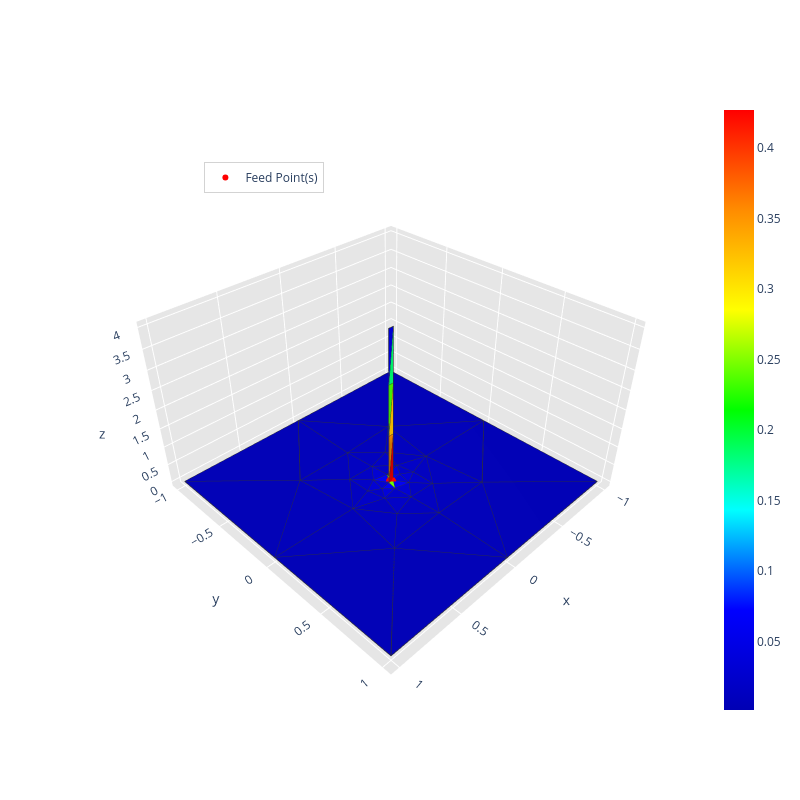
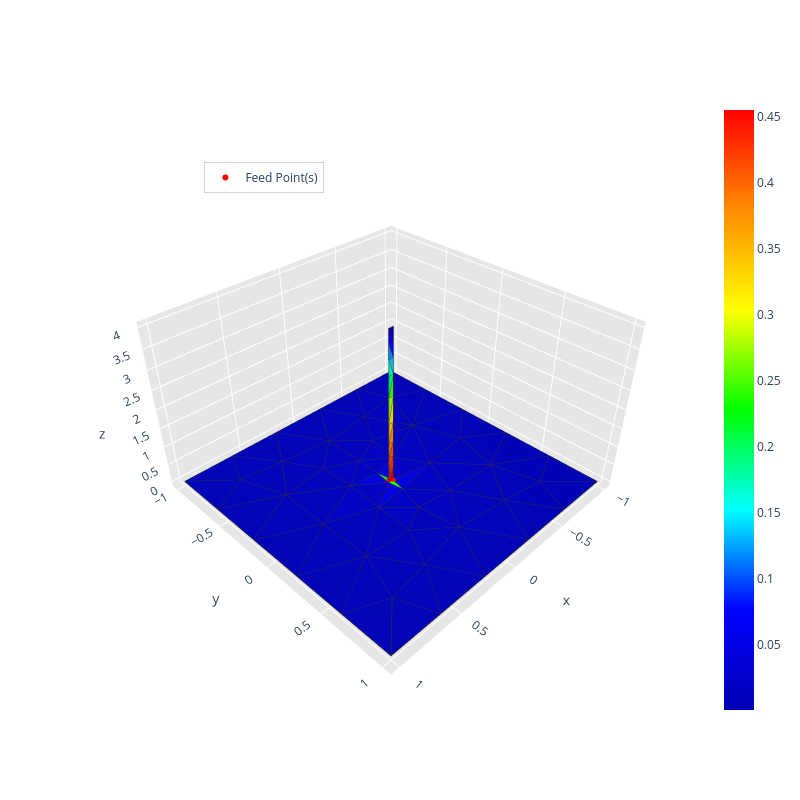
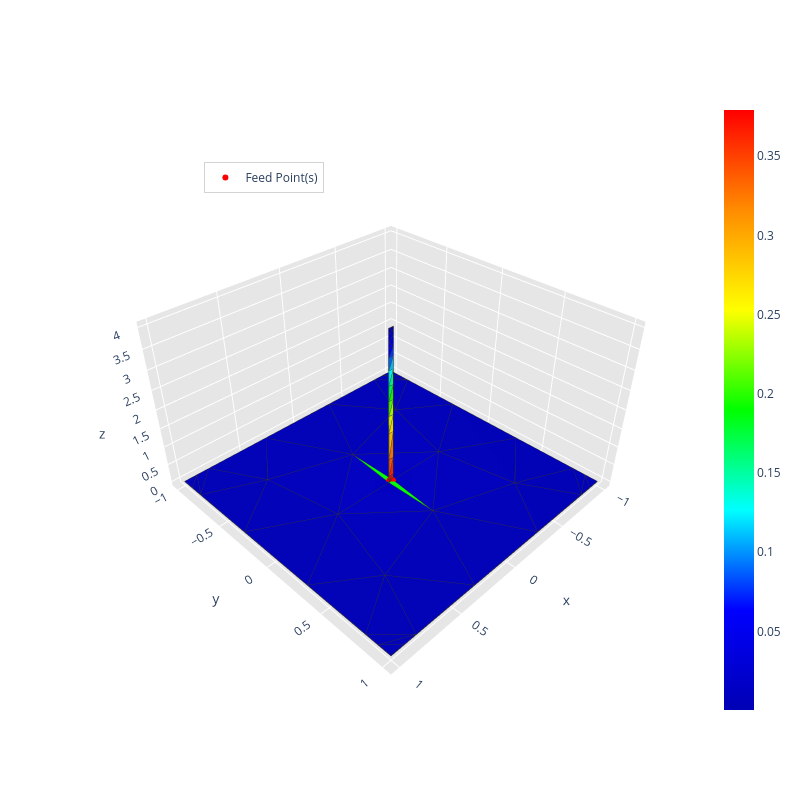
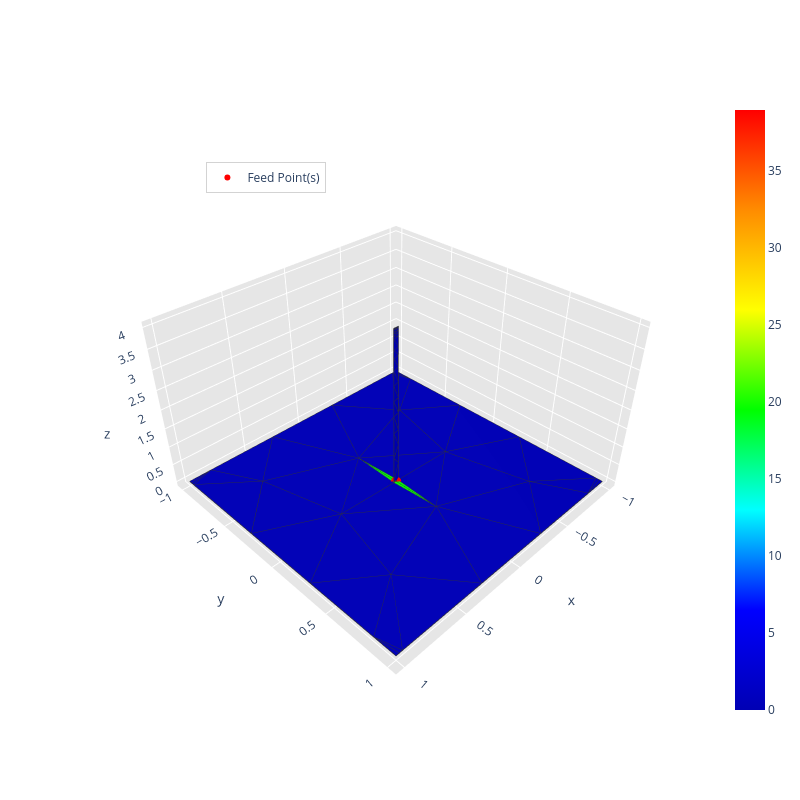

Notebook code cell kept with these figures, in order:
### Code cell
feed_point = np.array([[0, 0, 0]])

run_radiation_refinement(config, grid_points, radius_vicinity, path, frequency, feed_point, monopole=True)

### Figure 1 — Plotly figure (JSON) as saved in the notebook; plotly's stock layout.template omitted (floating-point values rounded to 4 significant figures; data arrays with more than 128 entries replaced by an {"elided": "..."} marker saying what was removed)
{"data": [{"facecolor": ["rgb(0, 0, 187)", "rgb(0, 0, 187)", "rgb(0, 0, 209)", "rgb(0, 0, 209)", "rgb(0, 0, 183)", "rgb(0, 0, 183)", "rgb(0, 0, 180)", "rgb(0, 0, 180)", "rgb(0, 0, 180)", "rgb(0, 0, 180)", "rgb(0, 0, 189)", "rgb(0, 0, 189)", "rgb(0, 0, 180)", "rgb(0, 0, 180)", "rgb(0, 0, 180)", "rgb(0, 0, 180)", "rgb(0, 0, 185)", "rgb(0, 0, 185)", "rgb(0, 0, 183)", "rgb(0, 0, 183)", "rgb(0, 0, 195)", "rgb(0, 0, 195)", "rgb(0, 0, 185)", "rgb(0, 0, 185)", "rgb(0, 0, 239)", "rgb(0, 0, 239)", "rgb(0, 0, 183)", "rgb(0, 0, 183)", "rgb(0, 0, 183)", "rgb(0, 0, 183)", "rgb(0, 0, 195)", "rgb(0, 0, 195)", "rgb(0, 0, 237)", "rgb(0, 0, 237)", "rgb(0, 0, 197)", "rgb(0, 0, 197)", "rgb(0, 0, 193)", "rgb(0, 0, 193)", "rgb(0, 0, 188)", "rgb(0, 0, 188)", "rgb(0, 0, 190)", "rgb(0, 0, 190)", "rgb(0, 0, 196)", "rgb(0, 0, 196)", "rgb(0, 0, 195)", "rgb(0, 0, 195)", "rgb(0, 0, 208)", "rgb(0, 0, 208)", "rgb(0, 0, 187)", "rgb(0, 0, 187)", "rgb(0, 0, 207)", "rgb(0, 0, 207)", "rgb(0, 0, 213)", "rgb(0, 0, 213)", "rgb(108, 255, 0)", "rgb(108, 255, 0)", "rgb(0, 0, 187)", "rgb(0, 0, 187)", "rgb(255, 0, 0)", "rgb(255, 145, 0)", "rgb(0, 0, 226)", "rgb(0, 255, 113)", "rgb(71, 255, 0)", "rgb(255, 195, 0)"], "i": [22, 25, 34, 35, 13, 14, 4, 14, 13, 7, 29, 32, 12, 5, 6, 15, 18, 19, 16, 17, 28, 31, 23, 20, 0, 1, 18, 19, 15, 12, 27, 26, 36, 38, 33, 30, 21, 24, 20, 23, 24, 21, 26, 27, 31, 28, 33, 30, 31, 28, 34, 35, 28, 31, 0, 1, 18, 19, 11, 11, 9, 10, 10, 11], "j": [32, 29, 36, 38, 32, 29, 16, 19, 18, 17, 30, 33, 16, 19, 18, 17, 24, 21, 32, 29, 38, 36, 25, 22, 39, 37, 23, 20, 23, 20, 31, 28, 37, 39, 34, 35, 35, 34, 27, 26, 26, 27, 39, 37, 33, 30, 36, 38, 32, 29, 39, 37, 39, 37, 37, 39, 32, 29, 0, 1, 2, 9, 8, 8], "k": [16, 17, 0, 1, 18, 19, 13, 5, 6, 14, 21, 24, 4, 12, 15, 7, 23, 20, 13, 14, 30, 33, 17, 16, 34, 35, 15, 12, 17, 16, 22, 25, 0, 1, 24, 21, 27, 26, 22, 25, 23, 20, 28, 31, 32, 29, 34, 35, 22, 25, 26, 27, 38, 36, 1, 0, 24, 21, 1, 8, 3, 3, 9, 10], "name": "", "type": "mesh3d", "x": [-0.02, 0.02, 0.02, -0.02, -1.0, 1.0, -1.0, 1.0, 0.02, 0.02, -0.02, -0.02, 0.0, -1.0, 1.0, 0.0, -0.4311, 0.4311, -0.4348, 0.4348, -0.0002376, 0.186, -0.1982, 0.0002376, -0.186, 0.1982, 0.01771, -0.01771, 0.1525, 0.371, 0.181, -0.1525, -0.371, -0.181, -0.07648, 0.07648, -0.09718, -0.03193, 0.09718, 0.03193], "y": [0.0, 0.0, 0.0, 0.0, -1.0, -1.0, 1.0, 1.0, 0.0, 0.0, 0.0, 0.0, -1.0, 0.0, 0.0, 1.0, -0.4609, 0.4609, 0.4475, -0.4475, -0.4432, -0.2165, -0.2557, 0.4432, 0.2165, 0.2557, 0.2077, -0.2077, 0.09206, 0.01718, -0.04067, -0.09206, -0.01718, 0.04067, 0.09575, -0.09575, -0.01102, -0.07037, 0.01102, 0.07037], "z": [0.0, 0.0, 4.0, 4.0, 0.0, 0.0, 0.0, 0.0, 1.333, 2.667, 2.667, 1.333, 0.0, 0.0, 0.0, 0.0, 0.0, 0.0, 0.0, 0.0, 0.0, 0.0, 0.0, 0.0, 0.0, 0.0, 0.0, 0.0, 0.0, 0.0, 0.0, 0.0, 0.0, 0.0, 0.0, 0.0, 0.0, 0.0, 0.0, 0.0]}, {"line": {"color": "rgb(50, 50, 50)", "width": 1.5}, "mode": "lines", "showlegend": false, "type": "scatter3d", "x": {"elided": "320 float values"}, "y": {"elided": "320 float values"}, "z": {"elided": "320 float values"}}, {"hoverinfo": "none", "marker": {"color": [0.001481, 0.427], "colorscale": [[0, "rgb(0, 0, 180)"], [0.1667, "rgb(0, 0, 255)"], [0.3333, "rgb(0, 255, 255)"], [0.5, "rgb(0, 255, 0)"], [0.6667, "rgb(255, 255, 0)"], [0.8333, "rgb(255, 140, 0)"], [1, "rgb(255, 0, 0)"]], "showscale": true, "size": 0.1}, "mode": "markers", "showlegend": false, "type": "scatter3d", "x": [-0.02], "y": [0.0], "z": [0.0]}, {"marker": {"color": "red", "size": 6, "symbol": "circle"}, "mode": "markers+text", "name": "Feed Point(s)", "type": "scatter3d", "x": [0], "y": [0], "z": [0]}], "layout": {"height": 800, "legend": {"bgcolor": "rgba(255,255,255,0.7)", "bordercolor": "lightgray", "borderwidth": 1, "x": 0.2, "xanchor": "left", "y": 0.9, "yanchor": "top"}, "scene": {"aspectratio": {"x": 0.5, "y": 0.5, "z": 0.3}, "camera": {"eye": {"x": 0.65, "y": 0.65, "z": 0.65}}, "xaxis": {"backgroundcolor": "rgb(230, 230, 230)", "gridcolor": "rgb(255, 255, 255)", "showbackground": true, "zerolinecolor": "rgb(255, 255, 255)"}, "yaxis": {"backgroundcolor": "rgb(230, 230, 230)", "gridcolor": "rgb(255, 255, 255)", "showbackground": true, "zerolinecolor": "rgb(255, 255, 255)"}, "zaxis": {"backgroundcolor": "rgb(230, 230, 230)", "gridcolor": "rgb(255, 255, 255)", "showbackground": true, "zerolinecolor": "rgb(255, 255, 255)"}}, "title": {"text": ""}, "width": 800}}

### Figure 2 — Plotly figure (JSON) as saved in the notebook; plotly's stock layout.template omitted (floating-point values rounded to 4 significant figures; data arrays with more than 128 entries replaced by an {"elided": "..."} marker saying what was removed)
{"data": [{"facecolor": ["rgb(0, 0, 184)", "rgb(0, 0, 185)", "rgb(0, 0, 184)", "rgb(0, 0, 188)", "rgb(0, 0, 184)", "rgb(0, 0, 185)", "rgb(0, 0, 184)", "rgb(0, 0, 218)", "rgb(0, 0, 190)", "rgb(0, 0, 187)", "rgb(0, 0, 183)", "rgb(0, 0, 180)", "rgb(0, 0, 180)", "rgb(0, 0, 180)", "rgb(0, 0, 180)", "rgb(0, 0, 183)", "rgb(0, 0, 183)", "rgb(0, 0, 182)", "rgb(0, 0, 183)", "rgb(0, 0, 183)", "rgb(0, 0, 182)", "rgb(0, 0, 182)", "rgb(0, 0, 190)", "rgb(0, 0, 181)", "rgb(0, 0, 181)", "rgb(0, 0, 181)", "rgb(0, 0, 181)", "rgb(0, 0, 181)", "rgb(0, 0, 181)", "rgb(0, 0, 181)", "rgb(0, 0, 181)", "rgb(0, 0, 184)", "rgb(0, 0, 183)", "rgb(0, 0, 183)", "rgb(0, 0, 183)", "rgb(0, 0, 183)", "rgb(0, 0, 183)", "rgb(0, 0, 183)", "rgb(0, 0, 183)", "rgb(0, 0, 184)", "rgb(0, 0, 181)", "rgb(0, 0, 181)", "rgb(0, 0, 181)", "rgb(0, 0, 181)", "rgb(0, 0, 181)", "rgb(0, 0, 181)", "rgb(0, 0, 181)", "rgb(0, 0, 181)", "rgb(0, 0, 185)", "rgb(0, 0, 185)", "rgb(0, 0, 184)", "rgb(0, 0, 187)", "rgb(0, 0, 182)", "rgb(0, 0, 182)", "rgb(0, 0, 182)", "rgb(0, 0, 182)", "rgb(0, 0, 182)", "rgb(0, 0, 182)", "rgb(0, 0, 182)", "rgb(0, 0, 182)", "rgb(0, 0, 182)", "rgb(0, 0, 182)", "rgb(0, 0, 182)", "rgb(0, 0, 182)", "rgb(0, 0, 191)", "rgb(0, 0, 190)", "rgb(0, 0, 188)", "rgb(0, 0, 222)", "rgb(0, 0, 217)", "rgb(0, 0, 217)", "rgb(36, 255, 0)", "rgb(0, 255, 19)", "rgb(0, 0, 189)", "rgb(0, 0, 194)", "rgb(0, 0, 189)", "rgb(0, 0, 189)", "rgb(0, 0, 192)", "rgb(0, 0, 191)", "rgb(255, 0, 0)", "rgb(255, 35, 0)", "rgb(0, 0, 194)", "rgb(0, 0, 240)", "rgb(0, 13, 255)", "rgb(0, 199, 255)", "rgb(0, 137, 255)", "rgb(51, 255, 0)", "rgb(0, 255, 112)", "rgb(0, 255, 185)", "rgb(255, 225, 0)", "rgb(140, 255, 0)", "rgb(255, 143, 0)", "rgb(255, 192, 0)", "rgb(255, 88, 0)", "rgb(255, 122, 0)", "rgb(255, 47, 0)", "rgb(255, 74, 0)"], "i": [45, 52, 53, 56, 47, 50, 44, 4, 45, 54, 50, 22, 18, 14, 10, 40, 47, 21, 43, 44, 40, 9, 55, 19, 15, 13, 17, 9, 11, 21, 23, 49, 43, 40, 46, 45, 18, 44, 14, 43, 1, 2, 8, 20, 0, 16, 12, 3, 46, 48, 49, 51, 19, 15, 52, 54, 11, 23, 42, 41, 53, 56, 40, 43, 55, 64, 51, 65, 63, 5, 5, 4, 57, 57, 58, 48, 58, 64, 4, 39, 7, 32, 33, 34, 30, 35, 28, 29, 36, 27, 37, 26, 38, 25, 39, 24], "j": [64, 64, 65, 63, 63, 65, 56, 66, 65, 55, 53, 49, 45, 44, 46, 52, 56, 49, 54, 55, 46, 46, 63, 53, 56, 54, 52, 42, 40, 41, 43, 50, 49, 48, 47, 52, 53, 54, 56, 51, 59, 60, 61, 62, 61, 59, 60, 62, 58, 58, 57, 57, 62, 61, 59, 60, 59, 60, 61, 62, 62, 61, 59, 60, 66, 65, 66, 66, 67, 67, 66, 67, 65, 66, 63, 64, 67, 67, 5, 5, 32, 31, 31, 30, 31, 28, 29, 30, 27, 28, 26, 27, 25, 26, 24, 25], "k": [52, 48, 45, 55, 56, 53, 55, 55, 64, 51, 41, 21, 17, 13, 9, 48, 42, 41, 51, 54, 10, 42, 4, 18, 14, 12, 16, 8, 10, 20, 22, 41, 22, 46, 42, 17, 45, 13, 44, 49, 11, 23, 0, 3, 15, 1, 2, 19, 47, 46, 50, 49, 53, 56, 16, 12, 40, 43, 8, 20, 41, 42, 52, 54, 51, 5, 57, 5, 4, 64, 4, 5, 50, 65, 47, 58, 63, 58, 39, 24, 6, 6, 32, 33, 33, 34, 34, 34, 35, 35, 36, 36, 37, 37, 38, 38], "name": "", "type": "mesh3d", "x": [-1.0, 1.0, -1.0, 1.0, -0.02, 0.02, 0.02, -0.02, -0.6061, -0.2123, 0.2123, 0.6061, -1.0, -1.0, -1.0, -1.0, 1.0, 1.0, 1.0, 1.0, 0.6061, 0.2123, -0.2123, -0.6061, 0.02, 0.02, 0.02, 0.02, 0.02, 0.02, 0.02, 0.02, -0.02, -0.02, -0.02, -0.02, -0.02, -0.02, -0.02, -0.02, 0.3954, 0.3972, -0.3895, -0.3981, -0.7073, 0.6025, 0.001574, -0.2313, 0.2382, 0.007862, 0.2551, -0.2148, 0.5941, 0.5994, -0.6239, -0.3337, -0.5719, 0.053, 0.001488, 0.7192, -0.721, -0.7136, 0.7176, -0.1939, 0.2255, 0.2405, -0.001415, 0.004403], "y": [-1.0, -1.0, 1.0, 1.0, 0.0, 0.0, 0.0, 0.0, -1.0, -1.0, -1.0, -1.0, 0.6061, 0.2123, -0.2123, -0.6061, -0.6061, -0.2123, 0.2123, 0.6061, 1.0, 1.0, 1.0, 1.0, 0.0, 0.0, 0.0, 0.0, 0.0, 0.0, 0.0, 0.0, 0.0, 0.0, 0.0, 0.0, 0.0, 0.0, 0.0, 0.0, -0.6973, 0.6846, -0.6827, 0.6681, 0.01554, -0.01069, -0.6403, -0.422, -0.4343, 0.6208, 0.4143, 0.3471, -0.4004, 0.3841, 0.3719, 0.05147, -0.3395, 0.3137, -0.3142, -0.7401, 0.7234, -0.7253, 0.7272, -0.1747, -0.1592, 0.1285, 0.1151, -0.1244], "z": [0.0, 0.0, 0.0, 0.0, 0.0, 0.0, 4.0, 4.0, 0.0, 0.0, 0.0, 0.0, 0.0, 0.0, 0.0, 0.0, 0.0, 0.0, 0.0, 0.0, 0.0, 0.0, 0.0, 0.0, 0.3613, 0.7227, 1.121, 1.661, 2.339, 2.879, 3.277, 3.639, 3.639, 3.277, 2.878, 2.339, 1.661, 1.121, 0.7226, 0.3613, 0.0, 0.0, 0.0, 0.0, 0.0, 0.0, 0.0, 0.0, 0.0, 0.0, 0.0, 0.0, 0.0, 0.0, 0.0, 0.0, 0.0, 0.0, 0.0, 0.0, 0.0, 0.0, 0.0, 0.0, 0.0, 0.0, 0.0, 0.0]}, {"line": {"color": "rgb(50, 50, 50)", "width": 1.5}, "mode": "lines", "showlegend": false, "type": "scatter3d", "x": {"elided": "480 float values"}, "y": {"elided": "480 float values"}, "z": {"elided": "480 float values"}}, {"hoverinfo": "none", "marker": {"color": [0.000358, 0.4552], "colorscale": [[0, "rgb(0, 0, 180)"], [0.1667, "rgb(0, 0, 255)"], [0.3333, "rgb(0, 255, 255)"], [0.5, "rgb(0, 255, 0)"], [0.6667, "rgb(255, 255, 0)"], [0.8333, "rgb(255, 140, 0)"], [1, "rgb(255, 0, 0)"]], "showscale": true, "size": 0.1}, "mode": "markers", "showlegend": false, "type": "scatter3d", "x": [-1.0], "y": [-1.0], "z": [0.0]}, {"marker": {"color": "red", "size": 6, "symbol": "circle"}, "mode": "markers+text", "name": "Feed Point(s)", "type": "scatter3d", "x": [0], "y": [0], "z": [0]}], "layout": {"height": 800, "legend": {"bgcolor": "rgba(255,255,255,0.7)", "bordercolor": "lightgray", "borderwidth": 1, "x": 0.2, "xanchor": "left", "y": 0.9, "yanchor": "top"}, "scene": {"aspectratio": {"x": 0.5, "y": 0.5, "z": 0.3}, "camera": {"eye": {"x": 0.65, "y": 0.65, "z": 0.65}}, "xaxis": {"backgroundcolor": "rgb(230, 230, 230)", "gridcolor": "rgb(255, 255, 255)", "showbackground": true, "zerolinecolor": "rgb(255, 255, 255)"}, "yaxis": {"backgroundcolor": "rgb(230, 230, 230)", "gridcolor": "rgb(255, 255, 255)", "showbackground": true, "zerolinecolor": "rgb(255, 255, 255)"}, "zaxis": {"backgroundcolor": "rgb(230, 230, 230)", "gridcolor": "rgb(255, 255, 255)", "showbackground": true, "zerolinecolor": "rgb(255, 255, 255)"}}, "title": {"text": ""}, "width": 800}}

### Figure 3 — Plotly figure (JSON) as saved in the notebook; plotly's stock layout.template omitted (floating-point values rounded to 4 significant figures; data arrays with more than 128 entries replaced by an {"elided": "..."} marker saying what was removed)
{"data": [{"facecolor": ["rgb(0, 255, 6)", "rgb(0, 255, 6)", "rgb(0, 0, 181)", "rgb(0, 0, 181)", "rgb(0, 0, 181)", "rgb(0, 0, 181)", "rgb(0, 0, 180)", "rgb(0, 0, 180)", "rgb(0, 0, 180)", "rgb(0, 0, 180)", "rgb(0, 0, 190)", "rgb(0, 0, 190)", "rgb(0, 0, 190)", "rgb(0, 0, 190)", "rgb(0, 0, 181)", "rgb(0, 0, 181)", "rgb(0, 0, 181)", "rgb(0, 0, 181)", "rgb(0, 0, 181)", "rgb(0, 0, 181)", "rgb(0, 0, 181)", "rgb(0, 0, 181)", "rgb(0, 0, 182)", "rgb(0, 0, 183)", "rgb(0, 0, 183)", "rgb(0, 0, 182)", "rgb(0, 0, 186)", "rgb(0, 0, 186)", "rgb(0, 0, 186)", "rgb(0, 0, 186)", "rgb(0, 0, 182)", "rgb(0, 0, 183)", "rgb(0, 0, 182)", "rgb(0, 0, 183)", "rgb(0, 0, 180)", "rgb(0, 0, 180)", "rgb(0, 0, 180)", "rgb(0, 0, 180)", "rgb(0, 0, 181)", "rgb(0, 0, 181)", "rgb(0, 0, 181)", "rgb(0, 0, 181)", "rgb(0, 0, 181)", "rgb(0, 0, 181)", "rgb(0, 0, 181)", "rgb(0, 0, 181)", "rgb(0, 0, 243)", "rgb(0, 0, 202)", "rgb(255, 13, 0)", "rgb(255, 16, 0)", "rgb(255, 0, 0)", "rgb(255, 25, 0)", "rgb(255, 10, 0)", "rgb(255, 4, 0)", "rgb(0, 0, 227)", "rgb(0, 0, 214)", "rgb(0, 0, 184)", "rgb(0, 0, 196)", "rgb(0, 61, 255)", "rgb(0, 0, 253)", "rgb(0, 200, 255)", "rgb(0, 104, 255)", "rgb(0, 255, 137)", "rgb(0, 255, 254)", "rgb(27, 255, 0)", "rgb(0, 255, 79)", "rgb(172, 255, 0)", "rgb(78, 255, 0)", "rgb(255, 225, 0)", "rgb(221, 255, 0)", "rgb(255, 122, 0)", "rgb(255, 195, 0)", "rgb(255, 41, 0)", "rgb(255, 91, 0)"], "i": [5, 4, 23, 11, 29, 17, 24, 12, 30, 18, 4, 5, 57, 58, 22, 28, 10, 16, 25, 13, 31, 19, 60, 58, 57, 59, 58, 57, 60, 59, 24, 30, 18, 12, 9, 14, 2, 3, 22, 22, 25, 26, 10, 19, 15, 32, 47, 44, 56, 56, 5, 33, 4, 33, 47, 46, 45, 44, 48, 41, 49, 40, 50, 39, 51, 38, 52, 37, 53, 36, 54, 35, 34, 34], "j": [57, 58, 61, 64, 63, 62, 60, 58, 57, 59, 59, 60, 59, 60, 61, 63, 64, 62, 63, 61, 62, 64, 61, 64, 63, 62, 61, 62, 63, 64, 63, 62, 64, 61, 20, 1, 15, 27, 14, 13, 26, 27, 19, 20, 16, 15, 42, 45, 65, 33, 65, 34, 65, 65, 43, 43, 6, 6, 41, 42, 40, 41, 39, 40, 38, 39, 37, 38, 36, 37, 35, 36, 54, 35], "k": [4, 5, 22, 10, 28, 16, 23, 11, 29, 17, 58, 57, 4, 5, 13, 25, 19, 31, 24, 12, 30, 18, 23, 11, 29, 17, 60, 59, 57, 58, 60, 57, 59, 58, 0, 21, 32, 26, 21, 14, 28, 28, 9, 9, 31, 31, 43, 46, 33, 55, 4, 55, 56, 5, 46, 44, 7, 45, 47, 47, 48, 48, 49, 49, 50, 50, 51, 51, 52, 52, 53, 53, 55, 54], "name": "", "type": "mesh3d", "x": [-1.0, 1.0, -1.0, 1.0, -0.02, 0.02, 0.02, -0.02, 0.006667, -0.9024, -0.8048, -0.3098, 0.3098, 0.8048, 0.9024, -1.0, -1.0, -1.0, -1.0, -1.0, -1.0, 1.0, 1.0, 1.0, 1.0, 1.0, 1.0, 0.9024, 0.8048, 0.3098, -0.3098, -0.8048, -0.9024, 0.02, 0.02, 0.02, 0.02, 0.02, 0.02, 0.02, 0.02, 0.02, 0.02, 0.02, 0.02, -0.02, -0.02, -0.02, -0.02, -0.02, -0.02, -0.02, -0.02, -0.02, -0.02, -0.02, -0.02, 0.01379, -0.01379, -0.4738, 0.4738, 0.5866, -0.5866, 0.6264, -0.6264, -2.395e-20], "y": [-1.0, -1.0, 1.0, 1.0, 0.0, 0.0, 0.0, 0.0, 0.0, -1.0, -1.0, -1.0, -1.0, -1.0, -1.0, 0.9024, 0.8048, 0.3098, -0.3098, -0.8048, -0.9024, -0.9024, -0.8048, -0.3098, 0.3098, 0.8048, 0.9024, 1.0, 1.0, 1.0, 1.0, 1.0, 1.0, 0.0, 0.0, 0.0, 0.0, 0.0, 0.0, 0.0, 0.0, 0.0, 0.0, 0.0, 0.0, 0.0, 0.0, 0.0, 0.0, 0.0, 0.0, 0.0, 0.0, 0.0, 0.0, 0.0, 0.0, 0.4015, -0.4015, 0.01357, -0.01357, -0.6105, 0.6105, 0.5749, -0.5749, 0.0], "z": [0.0, 0.0, 0.0, 0.0, 0.0, 0.0, 4.0, 4.0, 2.667, 0.0, 0.0, 0.0, 0.0, 0.0, 0.0, 0.0, 0.0, 0.0, 0.0, 0.0, 0.0, 0.0, 0.0, 0.0, 0.0, 0.0, 0.0, 0.0, 0.0, 0.0, 0.0, 0.0, 0.0, 0.0968, 0.1936, 0.6796, 1.403, 1.861, 2.248, 2.636, 3.018, 3.321, 3.538, 3.694, 3.903, 3.903, 3.807, 3.536, 3.316, 3.011, 2.628, 2.242, 1.855, 1.397, 0.6772, 0.1932, 0.09662, 0.0, 0.0, 0.0, 0.0, 0.0, 0.0, 0.0, 0.0, 0.04835]}, {"line": {"color": "rgb(50, 50, 50)", "width": 1.5}, "mode": "lines", "showlegend": false, "type": "scatter3d", "x": {"elided": "370 float values"}, "y": {"elided": "370 float values"}, "z": {"elided": "370 float values"}}, {"hoverinfo": "none", "marker": {"color": [0.0003841, 0.3792], "colorscale": [[0, "rgb(0, 0, 180)"], [0.1667, "rgb(0, 0, 255)"], [0.3333, "rgb(0, 255, 255)"], [0.5, "rgb(0, 255, 0)"], [0.6667, "rgb(255, 255, 0)"], [0.8333, "rgb(255, 140, 0)"], [1, "rgb(255, 0, 0)"]], "showscale": true, "size": 0.1}, "mode": "markers", "showlegend": false, "type": "scatter3d", "x": [-1.0], "y": [-1.0], "z": [0.0]}, {"marker": {"color": "red", "size": 6, "symbol": "circle"}, "mode": "markers+text", "name": "Feed Point(s)", "type": "scatter3d", "x": [0], "y": [0], "z": [0]}], "layout": {"height": 800, "legend": {"bgcolor": "rgba(255,255,255,0.7)", "bordercolor": "lightgray", "borderwidth": 1, "x": 0.2, "xanchor": "left", "y": 0.9, "yanchor": "top"}, "scene": {"aspectratio": {"x": 0.5, "y": 0.5, "z": 0.3}, "camera": {"eye": {"x": 0.65, "y": 0.65, "z": 0.65}}, "xaxis": {"backgroundcolor": "rgb(230, 230, 230)", "gridcolor": "rgb(255, 255, 255)", "showbackground": true, "zerolinecolor": "rgb(255, 255, 255)"}, "yaxis": {"backgroundcolor": "rgb(230, 230, 230)", "gridcolor": "rgb(255, 255, 255)", "showbackground": true, "zerolinecolor": "rgb(255, 255, 255)"}, "zaxis": {"backgroundcolor": "rgb(230, 230, 230)", "gridcolor": "rgb(255, 255, 255)", "showbackground": true, "zerolinecolor": "rgb(255, 255, 255)"}}, "title": {"text": ""}, "width": 800}}

### Figure 4 — Plotly figure (JSON) as saved in the notebook; plotly's stock layout.template omitted (floating-point values rounded to 4 significant figures; data arrays with more than 128 entries replaced by an {"elided": "..."} marker saying what was removed)
{"data": [{"facecolor": ["rgb(0, 0, 180)", "rgb(0, 0, 180)", "rgb(0, 0, 180)", "rgb(0, 0, 180)", "rgb(4, 255, 0)", "rgb(0, 255, 7)", "rgb(0, 255, 10)", "rgb(0, 255, 0)", "rgb(0, 0, 180)", "rgb(0, 0, 180)", "rgb(0, 0, 180)", "rgb(0, 0, 180)", "rgb(0, 0, 180)", "rgb(0, 0, 180)", "rgb(0, 0, 180)", "rgb(0, 0, 180)", "rgb(0, 0, 180)", "rgb(0, 0, 180)", "rgb(0, 0, 180)", "rgb(0, 0, 180)", "rgb(0, 0, 180)", "rgb(0, 0, 180)", "rgb(0, 0, 180)", "rgb(0, 0, 180)", "rgb(0, 0, 180)", "rgb(0, 0, 180)", "rgb(0, 0, 180)", "rgb(0, 0, 180)", "rgb(0, 0, 180)", "rgb(0, 0, 180)", "rgb(0, 0, 180)", "rgb(0, 0, 180)", "rgb(0, 0, 180)", "rgb(0, 0, 180)", "rgb(0, 0, 180)", "rgb(0, 0, 180)", "rgb(0, 0, 180)", "rgb(0, 0, 180)", "rgb(0, 0, 180)", "rgb(0, 0, 180)", "rgb(0, 0, 180)", "rgb(0, 0, 180)", "rgb(0, 0, 180)", "rgb(0, 0, 180)", "rgb(0, 0, 180)", "rgb(0, 0, 180)", "rgb(0, 0, 180)", "rgb(0, 0, 180)", "rgb(0, 0, 180)", "rgb(0, 0, 180)", "rgb(0, 0, 180)", "rgb(0, 0, 180)", "rgb(0, 0, 180)", "rgb(0, 0, 180)", "rgb(0, 0, 180)", "rgb(0, 0, 180)", "rgb(0, 0, 180)", "rgb(0, 0, 180)", "rgb(255, 154, 0)", "rgb(255, 0, 0)", "rgb(0, 0, 183)", "rgb(0, 0, 183)", "rgb(0, 0, 183)", "rgb(0, 0, 183)", "rgb(0, 0, 183)", "rgb(0, 0, 183)", "rgb(0, 0, 183)", "rgb(0, 0, 182)", "rgb(0, 0, 183)", "rgb(0, 0, 182)", "rgb(0, 0, 182)", "rgb(0, 0, 182)", "rgb(0, 0, 182)", "rgb(0, 0, 181)", "rgb(0, 0, 181)", "rgb(0, 0, 181)", "rgb(0, 0, 181)", "rgb(0, 0, 181)", "rgb(0, 0, 181)", "rgb(0, 0, 180)", "rgb(255, 12, 0)"], "i": [0, 1, 2, 24, 4, 5, 29, 29, 9, 25, 19, 28, 26, 11, 16, 21, 10, 25, 4, 61, 5, 60, 27, 12, 17, 22, 18, 23, 28, 13, 27, 12, 62, 63, 60, 61, 60, 61, 62, 63, 22, 17, 15, 20, 47, 45, 7, 42, 43, 47, 6, 46, 44, 48, 43, 41, 44, 68, 59, 59, 59, 31, 59, 57, 58, 34, 33, 35, 34, 35, 54, 37, 36, 38, 37, 39, 51, 39, 50, 40, 29], "j": [9, 19, 14, 23, 61, 60, 61, 60, 10, 23, 20, 14, 66, 67, 64, 65, 67, 66, 62, 63, 63, 62, 60, 61, 62, 63, 67, 66, 64, 65, 64, 65, 64, 65, 64, 65, 66, 67, 67, 66, 66, 67, 64, 65, 48, 69, 69, 48, 47, 68, 69, 69, 68, 49, 68, 49, 69, 69, 29, 4, 30, 32, 31, 32, 32, 56, 56, 55, 55, 36, 55, 53, 53, 52, 52, 51, 52, 40, 51, 49, 5], "k": [18, 13, 28, 3, 29, 29, 5, 4, 18, 24, 13, 15, 25, 10, 15, 20, 18, 23, 61, 5, 60, 4, 26, 11, 16, 21, 17, 22, 27, 12, 60, 61, 16, 21, 62, 63, 26, 11, 61, 60, 63, 62, 28, 13, 42, 6, 45, 41, 42, 46, 44, 7, 43, 41, 47, 40, 68, 46, 30, 29, 31, 58, 58, 33, 57, 33, 57, 34, 56, 54, 35, 36, 54, 37, 53, 38, 38, 50, 39, 50, 30], "name": "", "type": "mesh3d", "x": [-1.0, 1.0, -1.0, 1.0, -0.02, 0.02, 0.02, -0.02, 0.006667, -0.9757, -0.9514, -0.2892, 0.2892, 0.8287, -1.0, -1.0, -1.0, -1.0, -1.0, 1.0, 1.0, 1.0, 1.0, 1.0, 0.9757, 0.9514, 0.2892, -0.2892, -0.8287, -2.429e-17, 0.02, 0.02, 0.02, 0.02, 0.02, 0.02, 0.02, 0.02, 0.02, 0.02, 0.02, 0.02, 0.02, 0.02, 0.02, 2.429e-17, -0.02, -0.02, -0.02, -0.02, -0.02, -0.02, -0.02, -0.02, -0.02, -0.02, -0.02, -0.02, -0.02, -0.02, -0.008964, 0.008964, -0.4813, 0.4813, -0.6443, 0.6443, 0.6188, -0.6188, 4.615e-05, -2.262e-06], "y": [-1.0, -1.0, 1.0, 1.0, 0.0, 0.0, 0.0, 0.0, 0.0, -1.0, -1.0, -1.0, -1.0, -1.0, 0.9757, 0.9514, 0.2892, -0.2892, -0.8287, -0.9757, -0.9514, -0.2892, 0.2892, 0.8287, 1.0, 1.0, 1.0, 1.0, 1.0, 0.0, 0.0, 0.0, 0.0, 0.0, 0.0, 0.0, 0.0, 0.0, 0.0, 0.0, 0.0, 0.0, 0.0, 0.0, 0.0, 0.0, 0.0, 0.0, 0.0, 0.0, 0.0, 0.0, 0.0, 0.0, 0.0, 0.0, 0.0, 0.0, 0.0, 0.0, 0.3655, -0.3655, 0.0219, -0.0219, 0.6465, -0.6465, 0.5769, -0.5769, 0.0, 0.0], "z": [0.0, 0.0, 0.0, 0.0, 0.0, 0.0, 4.0, 4.0, 2.667, 0.0, 0.0, 0.0, 0.0, 0.0, 0.0, 0.0, 0.0, 0.0, 0.0, 0.0, 0.0, 0.0, 0.0, 0.0, 0.0, 0.0, 0.0, 0.0, 0.0, 0.0, 0.0243, 0.0486, 0.7083, 1.398, 1.855, 2.244, 2.633, 3.01, 3.296, 3.501, 3.755, 3.83, 3.884, 3.922, 3.976, 4.0, 3.975, 3.91, 3.858, 3.785, 3.539, 3.338, 3.058, 2.682, 2.29, 1.897, 1.445, 1.027, 0.5146, 0.02452, 0.0, 0.0, 0.0, 0.0, 0.0, 0.0, 0.0, 0.0, 3.951, 3.982]}, {"line": {"color": "rgb(50, 50, 50)", "width": 1.5}, "mode": "lines", "showlegend": false, "type": "scatter3d", "x": {"elided": "405 float values"}, "y": {"elided": "405 float values"}, "z": {"elided": "405 float values"}}, {"hoverinfo": "none", "marker": {"color": [0.0003142, 38.93], "colorscale": [[0, "rgb(0, 0, 180)"], [0.1667, "rgb(0, 0, 255)"], [0.3333, "rgb(0, 255, 255)"], [0.5, "rgb(0, 255, 0)"], [0.6667, "rgb(255, 255, 0)"], [0.8333, "rgb(255, 140, 0)"], [1, "rgb(255, 0, 0)"]], "showscale": true, "size": 0.1}, "mode": "markers", "showlegend": false, "type": "scatter3d", "x": [-1.0], "y": [-1.0], "z": [0.0]}, {"marker": {"color": "red", "size": 6, "symbol": "circle"}, "mode": "markers+text", "name": "Feed Point(s)", "type": "scatter3d", "x": [0], "y": [0], "z": [0]}], "layout": {"height": 800, "legend": {"bgcolor": "rgba(255,255,255,0.7)", "bordercolor": "lightgray", "borderwidth": 1, "x": 0.2, "xanchor": "left", "y": 0.9, "yanchor": "top"}, "scene": {"aspectratio": {"x": 0.5, "y": 0.5, "z": 0.3}, "camera": {"eye": {"x": 0.65, "y": 0.65, "z": 0.65}}, "xaxis": {"backgroundcolor": "rgb(230, 230, 230)", "gridcolor": "rgb(255, 255, 255)", "showbackground": true, "zerolinecolor": "rgb(255, 255, 255)"}, "yaxis": {"backgroundcolor": "rgb(230, 230, 230)", "gridcolor": "rgb(255, 255, 255)", "showbackground": true, "zerolinecolor": "rgb(255, 255, 255)"}, "zaxis": {"backgroundcolor": "rgb(230, 230, 230)", "gridcolor": "rgb(255, 255, 255)", "showbackground": true, "zerolinecolor": "rgb(255, 255, 255)"}}, "title": {"text": ""}, "width": 800}}
